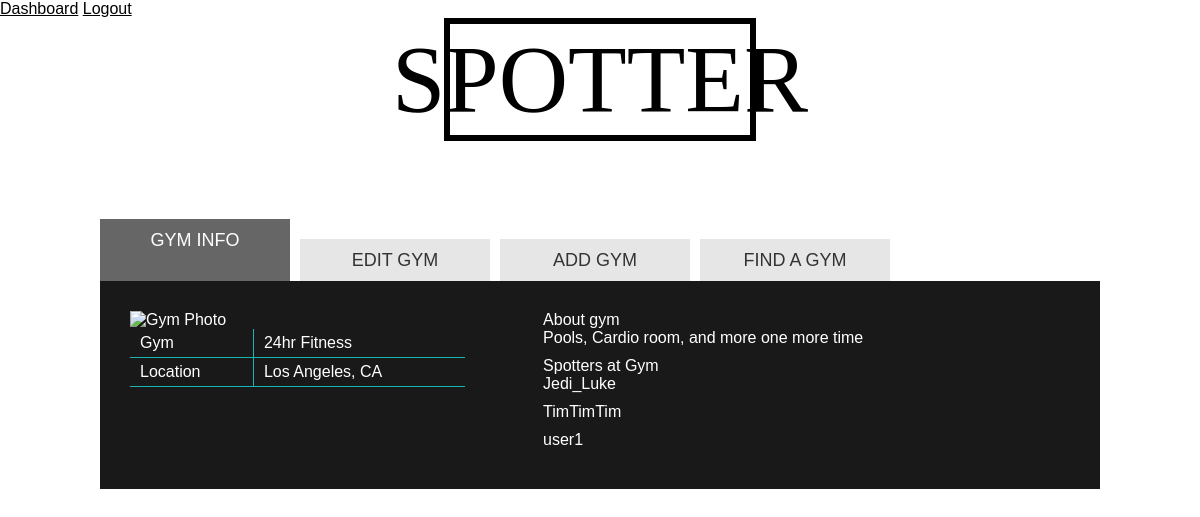
The app's page /gym_info/1 (signed in) with its own data.
### main/models.py (models this page shows)
class Gym(models.Model):
    name = models.CharField(max_length=50)
    location = models.CharField(max_length=50)
    members = models.ManyToManyField(User, related_name="gyms")
    about = models.TextField()
    photo = models.URLField(default="https://i.pinimg.com/originals/1b/59/c8/1b59c809d30e78e05a5f1794b33100c8.jpg")
    created_at = models.DateTimeField(auto_now_add=True)
    updated_at = models.DateTimeField(auto_now=True)
    objects = GymManager()

class User(models.Model):
    fname = models.CharField(max_length=50)
    lname = models.CharField(max_length=50)
    email = models.EmailField(max_length=50)
    password = models.CharField(max_length=50)
    user_name = models.CharField(max_length=50)
    location = models.CharField(max_length=50)
    skill = models.CharField(default='beginner', max_length=50)
    bio = models.TextField(blank=True)
    photo = models.URLField(default="https://i.pinimg.com/originals/1b/59/c8/1b59c809d30e78e05a5f1794b33100c8.jpg")
    created_at = models.DateTimeField(auto_now_add=True)
    updated_at = models.DateTimeField(auto_now=True)
    objects = UserManager()

### main/views.py (the view)
# urls.py: path('gym_info/<int:gym_id>', views.gym_info),
def gym_info(request, gym_id):
    this_gym = Gym.objects.get(id=gym_id)
    context = {
        'all_gyms' : Gym.objects.all(),
        'gym' : Gym.objects.get(id=gym_id),
        'user' : User.objects.get(id=request.session['user_id'])
    }
    return render(request, 'gym_info.html', context)

### main/templates/gym_info.html (shortened to what this page needs)
<!DOCTYPE html>
<html lang="en">
<head>
    {% load static %}
    <link rel="stylesheet" href="{% static 'css/gym_style.css' %}">
</head>
<body>
    <div>
        <header>
		<a style="color: black;" href="/dashboard">Dashboard</a>
        <a style="color: black;" href="/logout">Logout</a>
        </header>
        <div id="spotterimg">
            <h1>
                SPOTTER
            </h1>
        </div>
	</div>
    <div id="mainwrap">
        <header>
        <h1>Spotter</h1>
        <ul id="menu">
            <li><a class="profile" href="#profile" title="profile">Gym Info</a></li>
            <li><a class="editGym" href="#editGym" title="editGym">Edit Gym</a></li>
            <li><a class="edit" href="#addGym" title="edit">Add Gym</a></li>
            <li><a class="joinGym" href="#joinGym" title="joinGym">Find A Gym</a></li>
        </ul>
        </header>
        <div id="content">
        <div id="profile" class="section">
            <div class="column col3">
            <img style="width: 300px;" src="{{gym.photo}}" alt="Gym Photo">
            <table id="bioinfo">
                <tbody>
                <tr>
                    <td class="odd">Gym</td>
                    <td class="even">{{gym.name}}</td>
                </tr>
                <tr>
                    <td class="odd">Location</td>
                    <td class="even">{{gym.location}}</td>
                </tr>
                </tbody>
            </table>
            </div>
            <div class="column col5 pl-50">
            <h2>About gym</h2>
            <p>{{gym.about}}</p>
            <h2>Spotters at Gym</h2>
            {% for members in gym.members.all %}
            <p>{{members.user_name}}</p>
            {% endfor %}
            </div>
        </div>
            </div>
</body>
</html>

### main/static/css/gym_style.css (style rules this page uses)
* { border:0; font:inherit; font-size:100%; margin:0; padding:0; -webkit-box-sizing: border-box; -moz-box-sizing: border-box; box-sizing: border-box; }
body { font:16px 'PT Sans Narrow', Helvetica, Arial, sans-serif; font-weight:400; background-color:#ffffff; color:#ffffff; background: url('https://res.cloudinary.com/grohealth/image/upload/f_auto,fl_lossy,q_auto/v1583762924/DCUK/Content/iStock-928653036.jpg') no-repeat center center fixed; -webkit-background-size: cover; -moz-background-size: cover; -o-background-size: cover; background-size: cover; }
ol,ul { list-style:none; list-style-image:none; list-style-position:outside; list-style-type:none; }
img { border:none; max-width:100%; }
a { color:#ffffff; text-decoration:underline; outline:none; }
p { margin:0 0 10px; }
header h1 { margin:30px 0 0; }
.column { margin-left:3%; padding:0 0%; float:left; }
.column:first-child { margin-left:0; }
.col3 { width:35.625%; }
.col5 { width:61.375%; }
.pl-50 { padding-left:50px; }
#mainwrap { overflow:hidden; position:relative; width: auto; margin: 0 100px; }
#spotterimg h1 { width: auto; font-family: fantasy; font-size: 96px; color: black; justify-content: center; display: flex; margin: 0px 444px; border: 6px solid; }
#content { overflow:hidden; position:relative; }
.section { float:left; margin-right:50px; position:relative; width:100%; padding:30px; overflow:hidden; }
#profile { background-color:black; opacity: 0.9; overflow-y:hidden; }
#menu { margin-top:30px; overflow:hidden; }
#menu li { display:block; float:left; width:19%; margin-left:1%; position:relative; }
#menu li:first-child { margin-left:0; }
#menu li a { display:block; height:42px; line-height:42px; color:#333; font-size:18px; text-align:center; text-decoration:none; text-transform:uppercase; margin-top:20px; background-color:#e6e6e6; }
#menu li.active a { line-height:43px; height:62px; margin-top:0; color:#ffffff; }
#menu li.active a.profile { background-color:black; opacity: 0.6; }
#menu li.active a { text-decoration:none; }
#bioinfo { width:100%; border-collapse: collapse; }
#bioinfo tr td { padding:5px 10px; }
#bioinfo .odd { background: rgba(0,0,0,0.5); border-right:1px solid #00aba9; border-bottom:1px solid #00aba9; }
#bioinfo .even { background: rgba(0,0,0,0.3); border-bottom:1px solid #00aba9; }

### records on screen
Gym: name "24hr Fitness", location "Los Angeles, CA", about "Pools, Cardio room, and more one more time"
User: user_name "Jedi_Luke"
User: user_name "TimTimTim"
User: user_name "user1"
